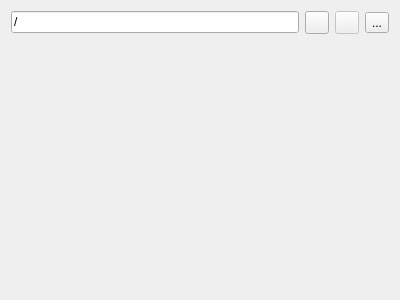
<?xml version="1.0" encoding="UTF-8"?>
<ui version="4.0">
 <class>PlotQtChartsWidget</class>
 <widget class="QWidget" name="PlotQtChartsWidget">
  <property name="geometry">
   <rect>
    <x>0</x>
    <y>0</y>
    <width>400</width>
    <height>300</height>
   </rect>
  </property>
  <property name="windowTitle">
   <string>Plot (QtCharts)</string>
  </property>
  <layout class="QGridLayout" name="gridLayout">
   <item row="0" column="0">
    <layout class="QHBoxLayout" name="horizontalLayout">
     <item>
      <widget class="QLineEdit" name="lineEditTopic">
       <property name="text">
        <string>/</string>
       </property>
      </widget>
     </item>
     <item>
      <widget class="QToolButton" name="toolButtonAddTopic">
       <property name="text">
        <string/>
       </property>
       <property name="icon">
        <iconset resource="../../res/resources.qrc">
         <normaloff>:/icons/list-add.png</normaloff>:/icons/list-add.png</iconset>
       </property>
      </widget>
     </item>
     <item>
      <widget class="QToolButton" name="toolButtonRemoveTopic">
       <property name="enabled">
        <bool>false</bool>
       </property>
       <property name="text">
        <string/>
       </property>
       <property name="icon">
        <iconset resource="../../res/resources.qrc">
         <normaloff>:/icons/list-remove.png</normaloff>:/icons/list-remove.png</iconset>
       </property>
      </widget>
     </item>
     <item>
      <widget class="QToolButton" name="toolButtonSettings">
       <property name="text">
        <string>...</string>
       </property>
       <property name="icon">
        <iconset resource="../../res/resources.qrc">
         <normaloff>:/icons/x-axis_and_y-axis-512.png</normaloff>:/icons/x-axis_and_y-axis-512.png</iconset>
       </property>
      </widget>
     </item>
    </layout>
   </item>
   <item row="1" column="0">
    <widget class="PlotChartWidget" name="chart" native="true">
     <property name="sizePolicy">
      <sizepolicy hsizetype="Preferred" vsizetype="Expanding">
       <horstretch>0</horstretch>
       <verstretch>0</verstretch>
      </sizepolicy>
     </property>
     <property name="styleSheet">
      <string notr="true"/>
     </property>
    </widget>
   </item>
  </layout>
 </widget>
 <customwidgets>
  <customwidget>
   <class>PlotChartWidget</class>
   <extends>QWidget</extends>
   <header location="global">rqt_plot_qtcharts/plotchartwidget.h</header>
   <container>1</container>
  </customwidget>
 </customwidgets>
 <resources>
  <include location="../../res/resources.qrc"/>
 </resources>
 <connections/>
</ui>
